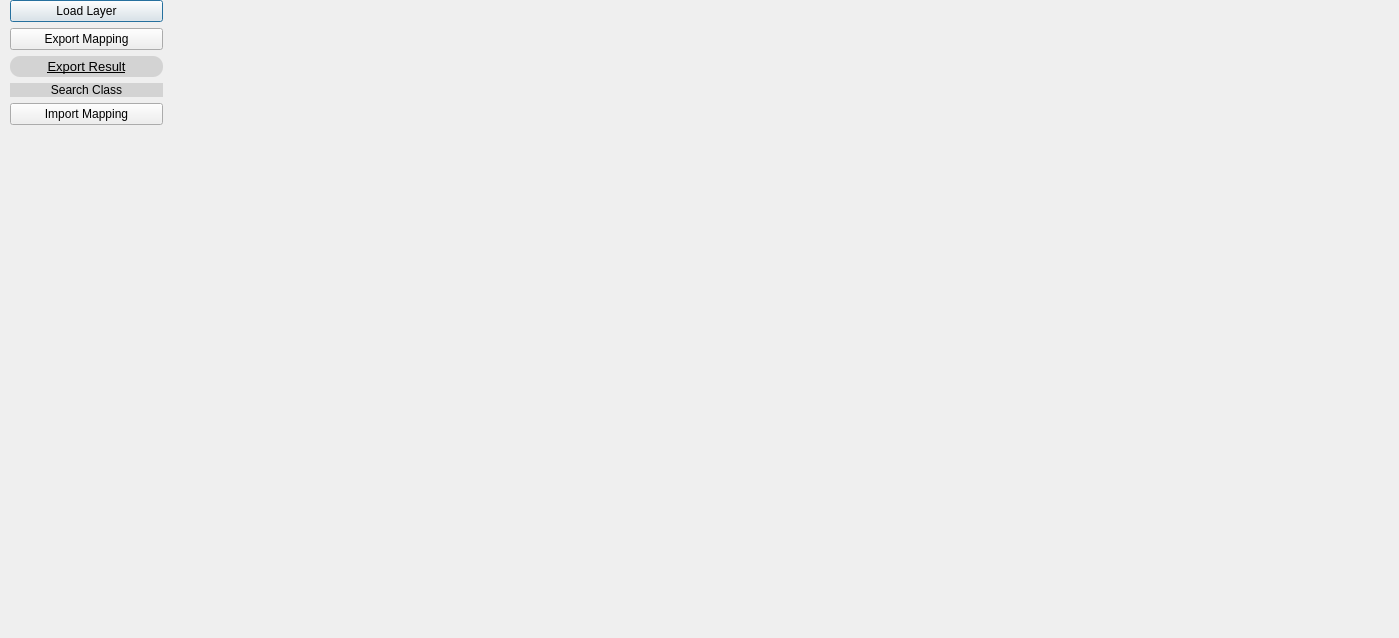
<?xml version="1.0" encoding="UTF-8"?>
<ui version="4.0">
 <class>Dialog</class>
 <widget class="QDialog" name="Dialog">
  <property name="geometry">
   <rect>
    <x>0</x>
    <y>0</y>
    <width>1399</width>
    <height>638</height>
   </rect>
  </property>
  <property name="windowTitle">
   <string>Dialog</string>
  </property>
  <widget class="QWidget" name="">
   <property name="geometry">
    <rect>
     <x>10</x>
     <y>0</y>
     <width>153</width>
     <height>129</height>
    </rect>
   </property>
   <layout class="QVBoxLayout" name="verticalLayout">
    <item>
     <widget class="QPushButton" name="loadLayerInterlink">
      <property name="text">
       <string>Load Layer</string>
      </property>
     </widget>
    </item>
    <item>
     <widget class="QPushButton" name="exportMappingButton">
      <property name="text">
       <string>Export Mapping</string>
      </property>
     </widget>
    </item>
    <item>
     <widget class="QPushButton" name="exportInterlink">
      <property name="minimumSize">
       <size>
        <width>151</width>
        <height>21</height>
       </size>
      </property>
      <property name="baseSize">
       <size>
        <width>3</width>
        <height>0</height>
       </size>
      </property>
      <property name="font">
       <font>
        <pointsize>10</pointsize>
        <weight>50</weight>
        <bold>false</bold>
        <underline>true</underline>
        <kerning>true</kerning>
       </font>
      </property>
      <property name="styleSheet">
       <string notr="true">border-radius:10px;
background-color:rgb(211, 211, 211);</string>
      </property>
      <property name="text">
       <string>Export Result</string>
      </property>
     </widget>
    </item>
    <item>
     <widget class="QPushButton" name="searchClass">
      <property name="styleSheet">
       <string notr="true">border-radius:10px;
background-color:rgb(211, 211, 211);</string>
      </property>
      <property name="text">
       <string>Search Class</string>
      </property>
     </widget>
    </item>
    <item>
     <widget class="QPushButton" name="importMappingButton">
      <property name="text">
       <string>Import Mapping</string>
      </property>
     </widget>
    </item>
   </layout>
  </widget>
  <zorder>chooseLayerInterlink</zorder>
  <zorder>loadLayerInterlink</zorder>
  <zorder>exportMappingButton</zorder>
  <zorder>importMappingButton</zorder>
  <zorder>refreshLayersInterlink</zorder>
  <zorder>interlinkOwlClassInput</zorder>
  <zorder>label_5</zorder>
  <zorder>label_7</zorder>
  <zorder>interlinkNameSpace</zorder>
  <zorder>label</zorder>
  <zorder>chooseLayerInterlink</zorder>
  <zorder>label_2</zorder>
  <zorder>chooseLayerInterlink</zorder>
 </widget>
 <resources/>
 <connections/>
</ui>
